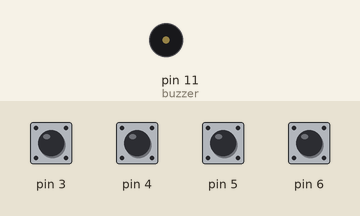
The sketch below on a simulated Arduino Uno, built with avr-gcc and run on an emulated ATmega328P. Parts: buzzer (waves = sounding). The inputs (shaded band) are chosen by the test bench; at power-on: pin 3–6 HIGH.

Above: at 5.3 s.
5.4 s: pin 3 pulled LOW for 2.4 s
At 9.0 s:
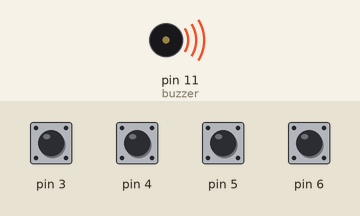
11.5 s: pin 4 pulled LOW for 2.4 s
At 16.6 s:
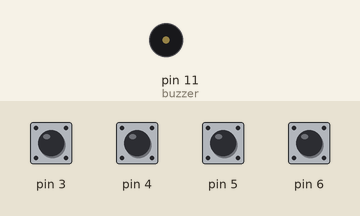
17.5 s: pin 5 pulled LOW for 2.4 s
At 18.5 s:
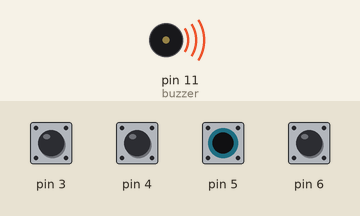
Timing chart, 0 to 23.6 s (numbered marks = the images above; inputs shaded):
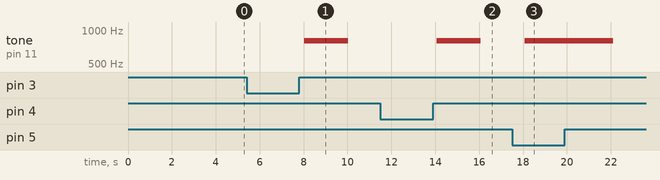

Measured:
- after the input at 5.4 s, tone on pin 11 (buzzer): silent → 800 Hz after 2.6 s, → silent 2.0 s later
- after the input at 11.5 s, tone on pin 11 (buzzer): silent → 800 Hz after 2.6 s, → silent 2.0 s later
- after the input at 17.5 s, tone on pin 11 (buzzer): silent → 800 Hz after 0.58 s, → silent 4.0 s later

The sketch:

piano.ino
```cpp
#include <CapacitiveSensor.h>
#define buzzer 11

// Set the Send Pin & Receive Pin
CapacitiveSensor cs_12_3 = CapacitiveSensor(12, 3);
CapacitiveSensor cs_12_4 = CapacitiveSensor(12, 4);
CapacitiveSensor cs_12_5 = CapacitiveSensor(12, 5);
CapacitiveSensor cs_12_6 = CapacitiveSensor(12, 6);

void setup() {
  // Turn off auto calibrate.
  cs_12_3.set_CS_AutocaL_Millis(0xFFFFFFFF);
  cs_12_4.set_CS_AutocaL_Millis(0xFFFFFFFF);
  cs_12_5.set_CS_AutocaL_Millis(0xFFFFFFFF);
  cs_12_6.set_CS_AutocaL_Millis(0xFFFFFFFF);

}

void loop() {
  // Set the sensitivity of the sensors.
  long touch1 =  cs_12_3.capacitiveSensor(5000);
  long touch2 =  cs_12_4.capacitiveSensor(5000);
  long touch3 =  cs_12_5.capacitiveSensor(5000);
  long touch4 =  cs_12_6.capacitiveSensor(5000);
   // When we touched the sensor, the buzzer will produce a tone.
  if (touch1 > 1000){
    tone(buzzer,250);
    }
  if (touch2 > 1000){
    tone(buzzer,550);
    }
  if (touch3 > 1000){
    tone(buzzer,650);
  }
  if (touch4 > 1000){
    tone(buzzer, 800);
  }

  if (touch1<=5000  &  touch2<=5000  &  touch3<=5000   & touch4<=5000)
    noTone(buzzer);
  delay(10);
}
```
